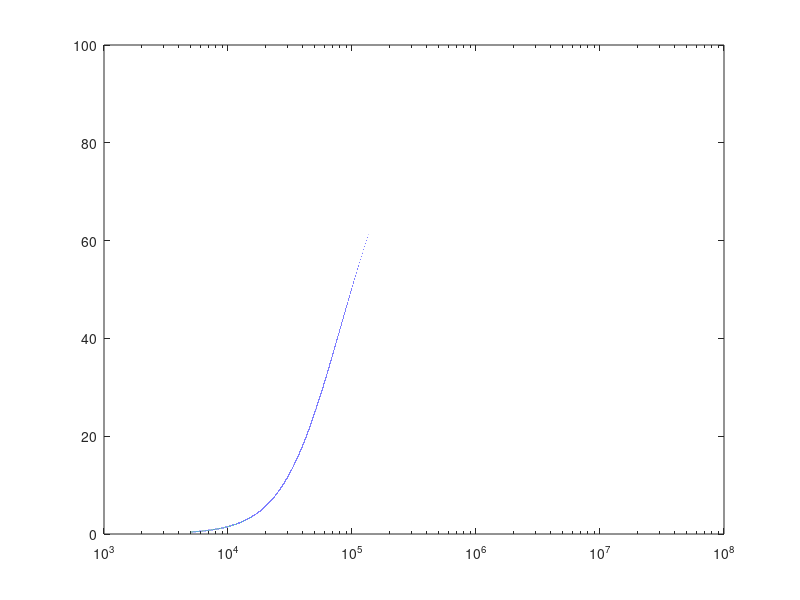

This chart was generated by the following MATLAB code:

A0=10e4; %%dato sacado del grafico
wp=2*pi*12; %%frecuencai da corte obtenida del datasheet

s=tf('s');
r1=5e3;
r3=5e3;
r2=50e3;
r4=200e3;
H=-(A0/(1+(s/wp)))*r2*r3/(((A0/(1+(s/wp)))*r1*r3)+(r2*r3)+(r1*r3)+(r1*r2));
Gideal=-r2/r1;
w=[5000*2*pi:10:50000000*2*pi];
[mag,phase,wout] = bode(H,w);
mag=squeeze(mag);
mag=((abs(mag-abs(Gideal)))./abs(Gideal)).*100;


semilogx(w./(2*pi),mag);